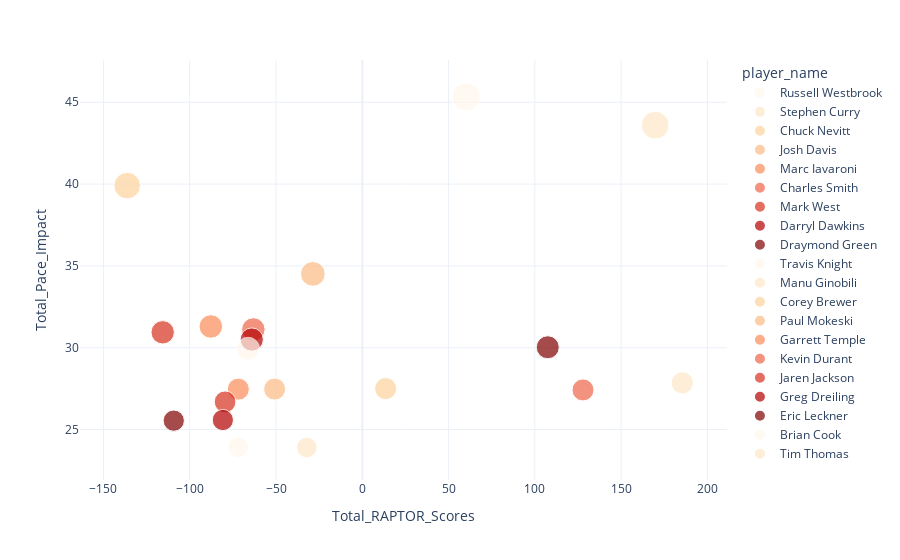

Notebook cell for this chart:
### Code cell
fig = px.scatter(top_20_pace,
                 x="Total_RAPTOR_Scores",
                 y="Total_Pace_Impact",
                 color="player_name",
                 color_discrete_sequence=px.colors.sequential.OrRd,
                 size='Total_Pace_Impact',
                 template="plotly_white",
                 
                 hover_data=['player_name'])
# fig.update_traces(showlegend=False)
fig.show()

### Figure 1 — Plotly figure (JSON) as saved in the notebook; plotly's stock layout.template omitted (floating-point values rounded to 4 significant figures)
{"data": [{"customdata": [["Russell Westbrook"]], "hovertemplate": "player_name=%{customdata[0]}<br>Total_RAPTOR_Scores=%{x}<br>Total_Pace_Impact=%{marker.size}<extra></extra>", "legendgroup": "Russell Westbrook", "marker": {"color": "rgb(255,247,236)", "size": [45.33], "sizemode": "area", "sizeref": 0.1133, "symbol": "circle"}, "mode": "markers", "name": "Russell Westbrook", "orientation": "v", "showlegend": true, "type": "scatter", "x": [60.13], "xaxis": "x", "y": [45.33], "yaxis": "y"}, {"customdata": [["Stephen Curry"]], "hovertemplate": "player_name=%{customdata[0]}<br>Total_RAPTOR_Scores=%{x}<br>Total_Pace_Impact=%{marker.size}<extra></extra>", "legendgroup": "Stephen Curry", "marker": {"color": "rgb(254,232,200)", "size": [43.6], "sizemode": "area", "sizeref": 0.1133, "symbol": "circle"}, "mode": "markers", "name": "Stephen Curry", "orientation": "v", "showlegend": true, "type": "scatter", "x": [169.7], "xaxis": "x", "y": [43.6], "yaxis": "y"}, {"customdata": [["Chuck Nevitt"]], "hovertemplate": "player_name=%{customdata[0]}<br>Total_RAPTOR_Scores=%{x}<br>Total_Pace_Impact=%{marker.size}<extra></extra>", "legendgroup": "Chuck Nevitt", "marker": {"color": "rgb(253,212,158)", "size": [39.91], "sizemode": "area", "sizeref": 0.1133, "symbol": "circle"}, "mode": "markers", "name": "Chuck Nevitt", "orientation": "v", "showlegend": true, "type": "scatter", "x": [-136.2], "xaxis": "x", "y": [39.91], "yaxis": "y"}, {"customdata": [["Josh Davis"]], "hovertemplate": "player_name=%{customdata[0]}<br>Total_RAPTOR_Scores=%{x}<br>Total_Pace_Impact=%{marker.size}<extra></extra>", "legendgroup": "Josh Davis", "marker": {"color": "rgb(253,187,132)", "size": [34.51], "sizemode": "area", "sizeref": 0.1133, "symbol": "circle"}, "mode": "markers", "name": "Josh Davis", "orientation": "v", "showlegend": true, "type": "scatter", "x": [-28.66], "xaxis": "x", "y": [34.51], "yaxis": "y"}, {"customdata": [["Marc Iavaroni"]], "hovertemplate": "player_name=%{customdata[0]}<br>Total_RAPTOR_Scores=%{x}<br>Total_Pace_Impact=%{marker.size}<extra></extra>", "legendgroup": "Marc Iavaroni", "marker": {"color": "rgb(252,141,89)", "size": [31.3], "sizemode": "area", "sizeref": 0.1133, "symbol": "circle"}, "mode": "markers", "name": "Marc Iavaroni", "orientation": "v", "showlegend": true, "type": "scatter", "x": [-87.77], "xaxis": "x", "y": [31.3], "yaxis": "y"}, {"customdata": [["Charles Smith"]], "hovertemplate": "player_name=%{customdata[0]}<br>Total_RAPTOR_Scores=%{x}<br>Total_Pace_Impact=%{marker.size}<extra></extra>", "legendgroup": "Charles Smith", "marker": {"color": "rgb(239,101,72)", "size": [31.11], "sizemode": "area", "sizeref": 0.1133, "symbol": "circle"}, "mode": "markers", "name": "Charles Smith", "orientation": "v", "showlegend": true, "type": "scatter", "x": [-63.13], "xaxis": "x", "y": [31.11], "yaxis": "y"}, {"customdata": [["Mark West"]], "hovertemplate": "player_name=%{customdata[0]}<br>Total_RAPTOR_Scores=%{x}<br>Total_Pace_Impact=%{marker.size}<extra></extra>", "legendgroup": "Mark West", "marker": {"color": "rgb(215,48,31)", "size": [30.94], "sizemode": "area", "sizeref": 0.1133, "symbol": "circle"}, "mode": "markers", "name": "Mark West", "orientation": "v", "showlegend": true, "type": "scatter", "x": [-115.7], "xaxis": "x", "y": [30.94], "yaxis": "y"}, {"customdata": [["Darryl Dawkins"]], "hovertemplate": "player_name=%{customdata[0]}<br>Total_RAPTOR_Scores=%{x}<br>Total_Pace_Impact=%{marker.size}<extra></extra>", "legendgroup": "Darryl Dawkins", "marker": {"color": "rgb(179,0,0)", "size": [30.5], "sizemode": "area", "sizeref": 0.1133, "symbol": "circle"}, "mode": "markers", "name": "Darryl Dawkins", "orientation": "v", "showlegend": true, "type": "scatter", "x": [-64.04], "xaxis": "x", "y": [30.5], "yaxis": "y"}, {"customdata": [["Draymond Green"]], "hovertemplate": "player_name=%{customdata[0]}<br>Total_RAPTOR_Scores=%{x}<br>Total_Pace_Impact=%{marker.size}<extra></extra>", "legendgroup": "Draymond Green", "marker": {"color": "rgb(127,0,0)", "size": [30.03], "sizemode": "area", "sizeref": 0.1133, "symbol": "circle"}, "mode": "markers", "name": "Draymond Green", "orientation": "v", "showlegend": true, "type": "scatter", "x": [107.5], "xaxis": "x", "y": [30.03], "yaxis": "y"}, {"customdata": [["Travis Knight"]], "hovertemplate": "player_name=%{customdata[0]}<br>Total_RAPTOR_Scores=%{x}<br>Total_Pace_Impact=%{marker.size}<extra></extra>", "legendgroup": "Travis Knight", "marker": {"color": "rgb(255,247,236)", "size": [29.94], "sizemode": "area", "sizeref": 0.1133, "symbol": "circle"}, "mode": "markers", "name": "Travis Knight", "orientation": "v", "showlegend": true, "type": "scatter", "x": [-66.19], "xaxis": "x", "y": [29.94], "yaxis": "y"}, {"customdata": [["Manu Ginobili"]], "hovertemplate": "player_name=%{customdata[0]}<br>Total_RAPTOR_Scores=%{x}<br>Total_Pace_Impact=%{marker.size}<extra></extra>", "legendgroup": "Manu Ginobili", "marker": {"color": "rgb(254,232,200)", "size": [27.85], "sizemode": "area", "sizeref": 0.1133, "symbol": "circle"}, "mode": "markers", "name": "Manu Ginobili", "orientation": "v", "showlegend": true, "type": "scatter", "x": [185.4], "xaxis": "x", "y": [27.85], "yaxis": "y"}, {"customdata": [["Corey Brewer"]], "hovertemplate": "player_name=%{customdata[0]}<br>Total_RAPTOR_Scores=%{x}<br>Total_Pace_Impact=%{marker.size}<extra></extra>", "legendgroup": "Corey Brewer", "marker": {"color": "rgb(253,212,158)", "size": [27.5], "sizemode": "area", "sizeref": 0.1133, "symbol": "circle"}, "mode": "markers", "name": "Corey Brewer", "orientation": "v", "showlegend": true, "type": "scatter", "x": [13.51], "xaxis": "x", "y": [27.5], "yaxis": "y"}, {"customdata": [["Paul Mokeski"]], "hovertemplate": "player_name=%{customdata[0]}<br>Total_RAPTOR_Scores=%{x}<br>Total_Pace_Impact=%{marker.size}<extra></extra>", "legendgroup": "Paul Mokeski", "marker": {"color": "rgb(253,187,132)", "size": [27.47], "sizemode": "area", "sizeref": 0.1133, "symbol": "circle"}, "mode": "markers", "name": "Paul Mokeski", "orientation": "v", "showlegend": true, "type": "scatter", "x": [-50.8], "xaxis": "x", "y": [27.47], "yaxis": "y"}, {"customdata": [["Garrett Temple"]], "hovertemplate": "player_name=%{customdata[0]}<br>Total_RAPTOR_Scores=%{x}<br>Total_Pace_Impact=%{marker.size}<extra></extra>", "legendgroup": "Garrett Temple", "marker": {"color": "rgb(252,141,89)", "size": [27.47], "sizemode": "area", "sizeref": 0.1133, "symbol": "circle"}, "mode": "markers", "name": "Garrett Temple", "orientation": "v", "showlegend": true, "type": "scatter", "x": [-71.84], "xaxis": "x", "y": [27.47], "yaxis": "y"}, {"customdata": [["Kevin Durant"]], "hovertemplate": "player_name=%{customdata[0]}<br>Total_RAPTOR_Scores=%{x}<br>Total_Pace_Impact=%{marker.size}<extra></extra>", "legendgroup": "Kevin Durant", "marker": {"color": "rgb(239,101,72)", "size": [27.42], "sizemode": "area", "sizeref": 0.1133, "symbol": "circle"}, "mode": "markers", "name": "Kevin Durant", "orientation": "v", "showlegend": true, "type": "scatter", "x": [127.9], "xaxis": "x", "y": [27.42], "yaxis": "y"}, {"customdata": [["Jaren Jackson"]], "hovertemplate": "player_name=%{customdata[0]}<br>Total_RAPTOR_Scores=%{x}<br>Total_Pace_Impact=%{marker.size}<extra></extra>", "legendgroup": "Jaren Jackson", "marker": {"color": "rgb(215,48,31)", "size": [26.7], "sizemode": "area", "sizeref": 0.1133, "symbol": "circle"}, "mode": "markers", "name": "Jaren Jackson", "orientation": "v", "showlegend": true, "type": "scatter", "x": [-79.51], "xaxis": "x", "y": [26.7], "yaxis": "y"}, {"customdata": [["Greg Dreiling"]], "hovertemplate": "player_name=%{customdata[0]}<br>Total_RAPTOR_Scores=%{x}<br>Total_Pace_Impact=%{marker.size}<extra></extra>", "legendgroup": "Greg Dreiling", "marker": {"color": "rgb(179,0,0)", "size": [25.58], "sizemode": "area", "sizeref": 0.1133, "symbol": "circle"}, "mode": "markers", "name": "Greg Dreiling", "orientation": "v", "showlegend": true, "type": "scatter", "x": [-80.81], "xaxis": "x", "y": [25.58], "yaxis": "y"}, {"customdata": [["Eric Leckner"]], "hovertemplate": "player_name=%{customdata[0]}<br>Total_RAPTOR_Scores=%{x}<br>Total_Pace_Impact=%{marker.size}<extra></extra>", "legendgroup": "Eric Leckner", "marker": {"color": "rgb(127,0,0)", "size": [25.54], "sizemode": "area", "sizeref": 0.1133, "symbol": "circle"}, "mode": "markers", "name": "Eric Leckner", "orientation": "v", "showlegend": true, "type": "scatter", "x": [-109.2], "xaxis": "x", "y": [25.54], "yaxis": "y"}, {"customdata": [["Brian Cook"]], "hovertemplate": "player_name=%{customdata[0]}<br>Total_RAPTOR_Scores=%{x}<br>Total_Pace_Impact=%{marker.size}<extra></extra>", "legendgroup": "Brian Cook", "marker": {"color": "rgb(255,247,236)", "size": [23.92], "sizemode": "area", "sizeref": 0.1133, "symbol": "circle"}, "mode": "markers", "name": "Brian Cook", "orientation": "v", "showlegend": true, "type": "scatter", "x": [-71.89], "xaxis": "x", "y": [23.92], "yaxis": "y"}, {"customdata": [["Tim Thomas"]], "hovertemplate": "player_name=%{customdata[0]}<br>Total_RAPTOR_Scores=%{x}<br>Total_Pace_Impact=%{marker.size}<extra></extra>", "legendgroup": "Tim Thomas", "marker": {"color": "rgb(254,232,200)", "size": [23.9], "sizemode": "area", "sizeref": 0.1133, "symbol": "circle"}, "mode": "markers", "name": "Tim Thomas", "orientation": "v", "showlegend": true, "type": "scatter", "x": [-32.16], "xaxis": "x", "y": [23.9], "yaxis": "y"}], "layout": {"legend": {"itemsizing": "constant", "title": {"text": "player_name"}, "tracegroupgap": 0}, "margin": {"t": 60}, "xaxis": {"anchor": "y", "domain": [0, 1], "title": {"text": "Total_RAPTOR_Scores"}}, "yaxis": {"anchor": "x", "domain": [0, 1], "title": {"text": "Total_Pace_Impact"}}}}
